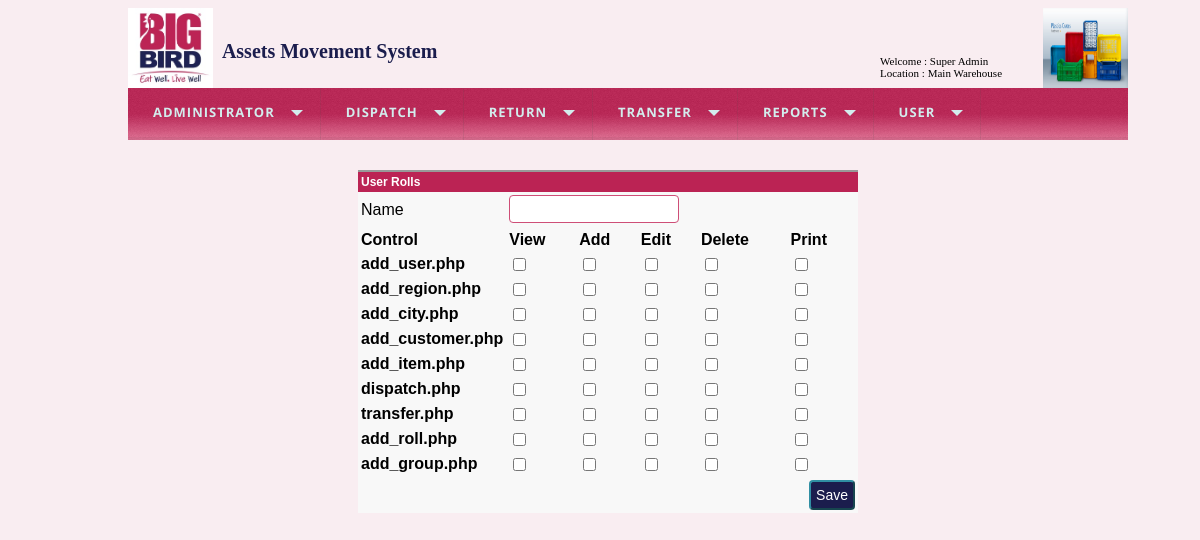
/add_roll.php (signed in), run on the app's committed database.
### tables this page shows
CREATE TABLE IF NOT EXISTS `forms` (
  `id` int(11) NOT NULL AUTO_INCREMENT,
  `name` varchar(50) NOT NULL,
  `is_active` tinyint(1) NOT NULL DEFAULT '1',
  PRIMARY KEY (`id`)
);

### includes/database.php (called while the page is built, shortened)
<?php
function getRows($query_string)
{
    $rs=array();
    $queryId = mysql_query($query_string);
    if (! $queryId)
    {
        throwException($query_string);
        return $rs;
    }
    else
    {
        while($row=mysql_fetch_assoc($queryId))
        {
            $rs[]=$row;
        }
        return $rs;
    }
    return $rs;
}
?>

### add_roll.php (the view, shortened to what this page needs)
<?php
require_once("includes/header.php");
?>
<form action="add_roll.php" method="post" >
	<table border="0" cellpadding="3" cellspacing="0" width="500px" align="center" class="tblSaveForm">
	<tr class="tableheader">
        <td colspan="6">User Rolls </td>
    </tr>
		<tr>
			<td width="100px">Name</td> <td colspan="5"> <input value=""  type="text" name="name" id="name" class="txtField" /> </td>
		</tr>
	<tr class="gridheader" ><td>Control</td> <td>View</td> <td>Add</td> <td>Edit </td> <td>Delete</td><td>Print</td> </tr>
	<?php
		$sql="select * from forms where is_active=1 order by 1 ";
		$rows= getRows($sql);
		foreach($rows as $row) {
	?>
	<tr>
		<td class="gridheader"><?=$row['name']?></td>
		<td><input type="checkbox" name="<?=$row['id']?>_view" value="1" /> </td>
		<td><input type="checkbox" name="<?=$row['id']?>_canadd" value="1" /> </td>
		<td><input type="checkbox" name="<?=$row['id']?>_edit" value="1" /> </td>
		<td><input type="checkbox" name="<?=$row['id']?>_candelete" value="1" /> </td>
		<td><input type="checkbox" name="<?=$row['id']?>_print" value="1" /> </td>
	</tr>
		<?php } ?>
	<tr><td colspan="6" > <input type="submit" name="submit" value="Save" class="btnSubmit"> </td></tr>
	</table>
</form>

### css/styles.css (style rules this page uses)
body { font-family:Arial; font-size:60% !important; background-color:#F9EDF1; }
input { font-family:Arial; font-size:14px; }
.tblSaveForm { border-top:2px #999999 solid; background-color: #f8f8f8; }
.tableheader { background-color: #BB2354; color:#FFFFFF; font-weight:600; font-size:12px; }
.btnSubmit { background-color:#1B1D4D; padding:5px; border-color:#308FA3; border-radius:4px; color:white; float:right; }
.txtField { padding: 5px; border:#CE4E77 1px solid; border-radius:4px; width:170px; }
.gridheader { font-weight:900; }

### data on the page
forms: name "add_user.php"
forms: name "add_region.php"
forms: name "add_city.php"
forms: name "add_customer.php"
forms: name "add_item.php"
forms: name "dispatch.php"
forms: name "transfer.php"
forms: name "add_roll.php"
forms: name "add_group.php"

### other printed values
$_SESSION['user'] "Super Admin"
$_SESSION['location'] "Main Warehouse"
